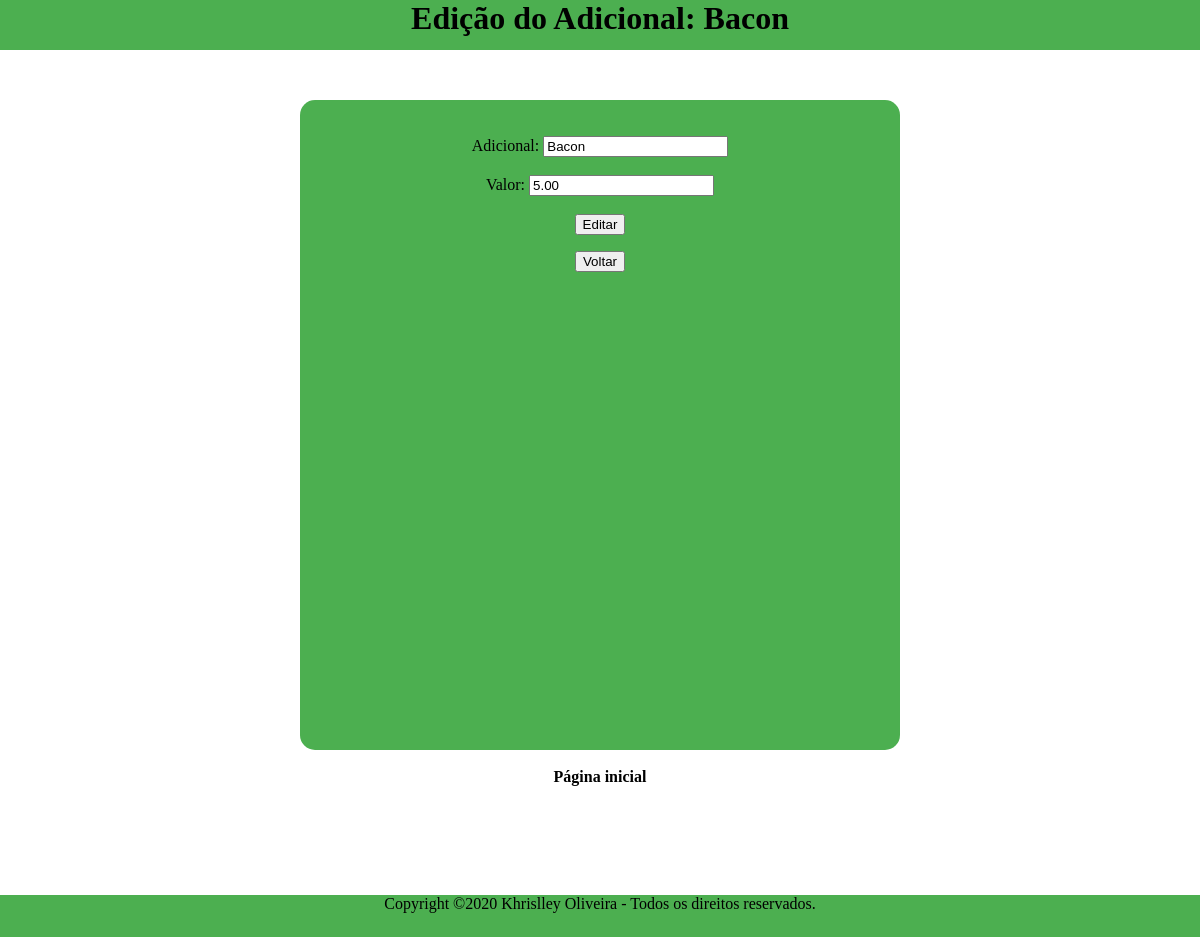
The app's page /editarAdicional.php?codiAdicional=2 (signed in) with its own data.
### tables this page shows
CREATE TABLE `adicional` (
  `CODI_ADICIONAL` int NOT NULL AUTO_INCREMENT,
  `NOME_ADICIONAL` varchar(120) NOT NULL,
  `VALOR_ADICIONAL` decimal(6,2) NOT NULL,
  PRIMARY KEY (`CODI_ADICIONAL`)
);

### editarAdicional.php (the view, shortened to what this page needs)
<?php
include_once("db.php");
?>
<html>
<head>
    <link rel="stylesheet" href="./style.css">
</head>
<body>
    <?php
    $codiAdicional = $_REQUEST["codiAdicional"];
    $dadosAdicional = $conexao->query("SELECT * FROM ADICIONAL WHERE CODI_ADICIONAL = $codiAdicional;");
    $umAdicional = $dadosAdicional->fetch_array();
    ?>
    <header>
        <h1>Edição do Adicional: <?php echo $umAdicional["NOME_ADICIONAL"]; ?> </h1>
    </header>
    <div class="conteudo">
        <div class="editar"><br><br>
            <form action="editarAdicional.php">
                <label for="nomeAdicional">Adicional: </label> <input type="text" name="nomeAdicional" id="nomeAdicional" value='<?php echo $umAdicional["NOME_ADICIONAL"]; ?>'><br><br>
                <label for="valorAdicional">Valor: </label> <input type="text" name="valorAdicional" id="valorAdicional" value='<?php echo $umAdicional["VALOR_ADICIONAL"]; ?>'><br><br>
                <input type="submit" value="Editar">
            </form>
            <form action="selecionarAdicionalEditar.php">
                <input type="submit" value="Voltar">
            </form>
        </div><br>
        <a href="menu.php">Página inicial</a>
    </div>
    <footer id="footer" style="font-size: 16px">
        Copyright ©2020 Khrislley Oliveira - Todos os direitos reservados.
    </footer>
</body>
</html>

### style.css (style rules this page uses)
html { font-family: 'Baloo2'; }
body { font-family: 'Baloo2'; height: 800px; text-align: center; text-decoration: none; margin: 0px; }
header { height: 50px; background-color: #4CAF50; margin: 0px auto; position: relative; }
footer { height: 42px; width: auto; background-color: #4CAF50; margin: 0px; position: relative; }
a { text-decoration: none; color: black; font-weight: bold; }
.conteudo { height: 795px; }
.editar { background-color: #4CAF50; height: 650px; width: 600px; margin: 0px auto; margin-top: 50px; position: relative; border-radius: 15px; }

### records on screen
adicional: NOME_ADICIONAL "Bacon", nomeAdicional "Bacon", valorAdicional "5.00"
